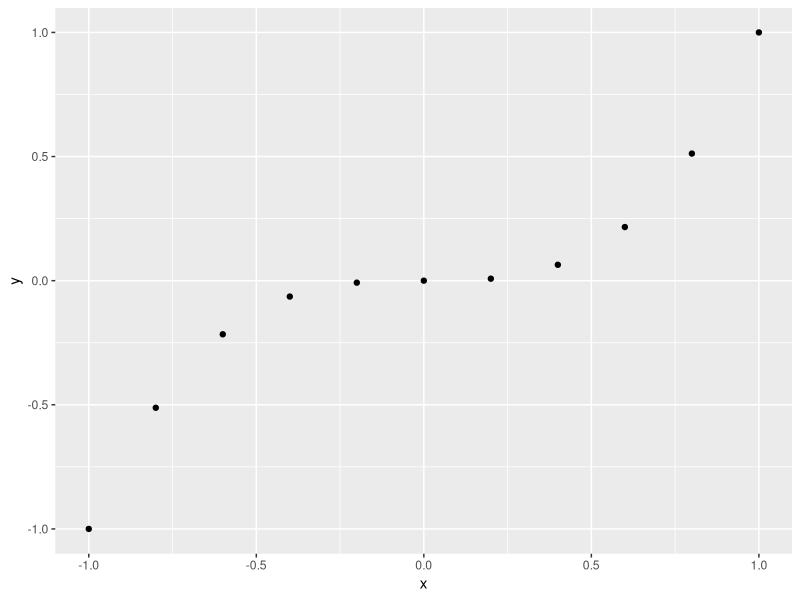
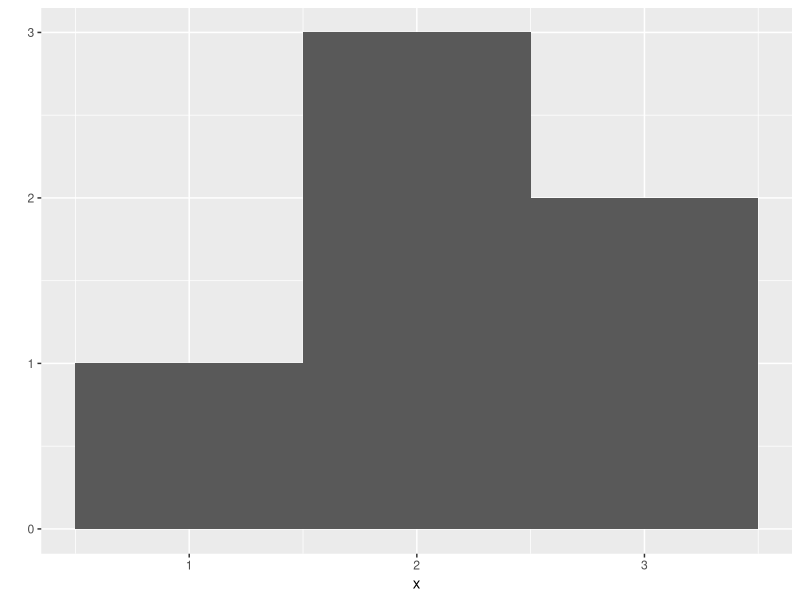
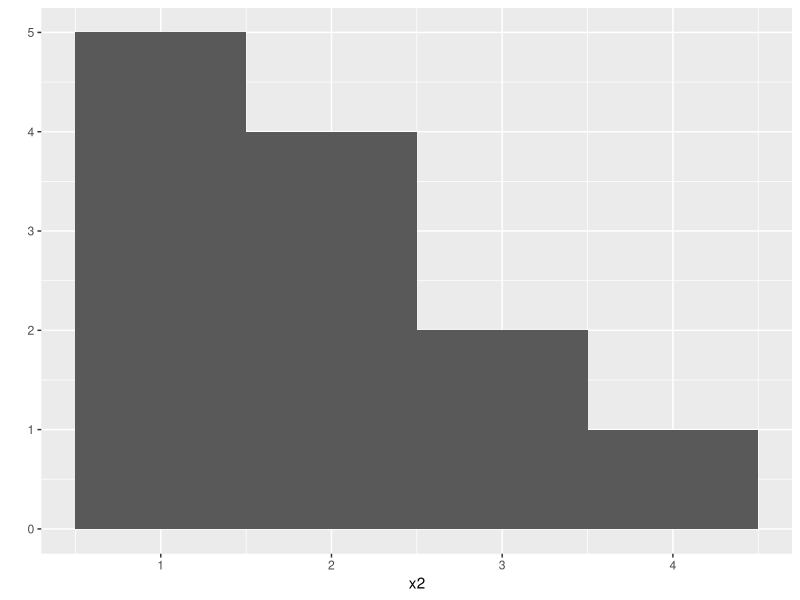
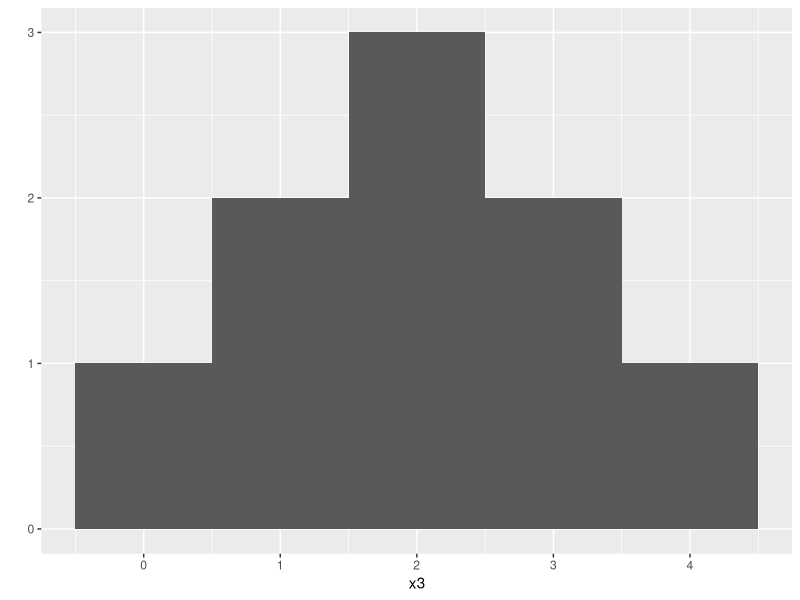

These charts were generated, in order, by the following R code: (Note: this script raises an error after producing the figures.)
library("ggplot2")
x <- c(-1, -0.8, -0.6, -0.4, -0.2, 0, 0.2, 0.4, 0.6, 0.8, 1)
x
y <- x^3
y
qplot(x, y)
x <- c(1, 2, 2, 2, 3, 3)
qplot(x, binwidth = 1)
x2 <- c(1, 1, 1, 1, 1, 2, 2, 2, 2, 3, 3, 4)
qplot(x2, binwidth = 1)
x3 <- c(0, 1, 1, 2, 2, 2, 3, 3, 4)
qplot(x3, binwidth = 1)
replicate(3, 1 + 1)
replicate(10, roll())
rolls <- replicate(10000, roll())
qplot(rolls, binwidth = 1)
?sqrt
?log10
?sample
roll <- function() {
  die <- 1:6
  dice <- sample(die, size = 2, replace = TRUE)
  sum(dice)
}
roll <- function() {
  die <- 1:6
  dice <- sample(die, size = 2, replace = TRUE,
                 prob = c(1/8, 1/8, 1/8, 1/8, 1/8, 3/8))
  sum(dice)
}
rolls <- replicate(10000, roll())
qplot(rolls, binwidth = 1)
